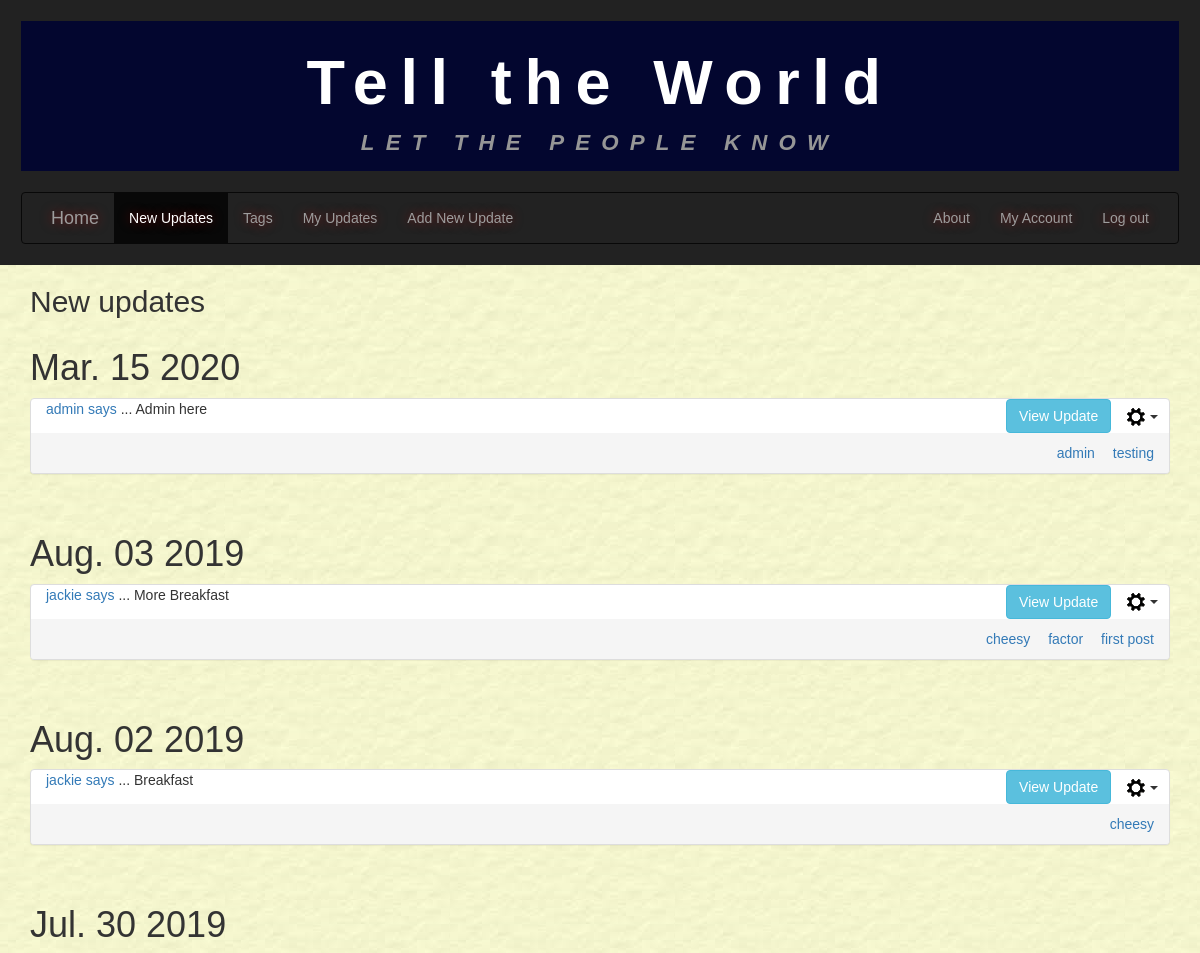
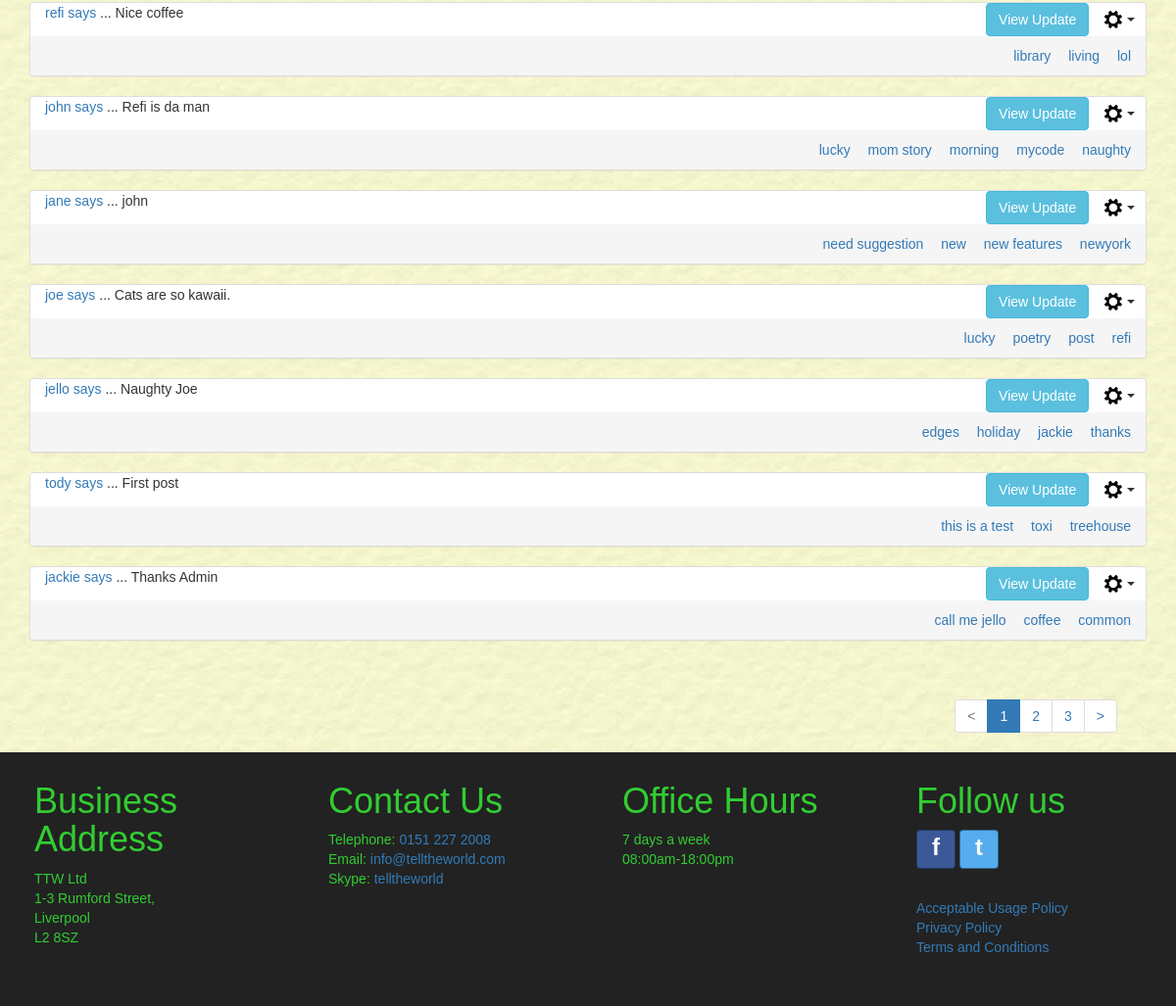
/newupdates/ (signed in), run on an earlier commit of the app's database (2 pictures, top to bottom).
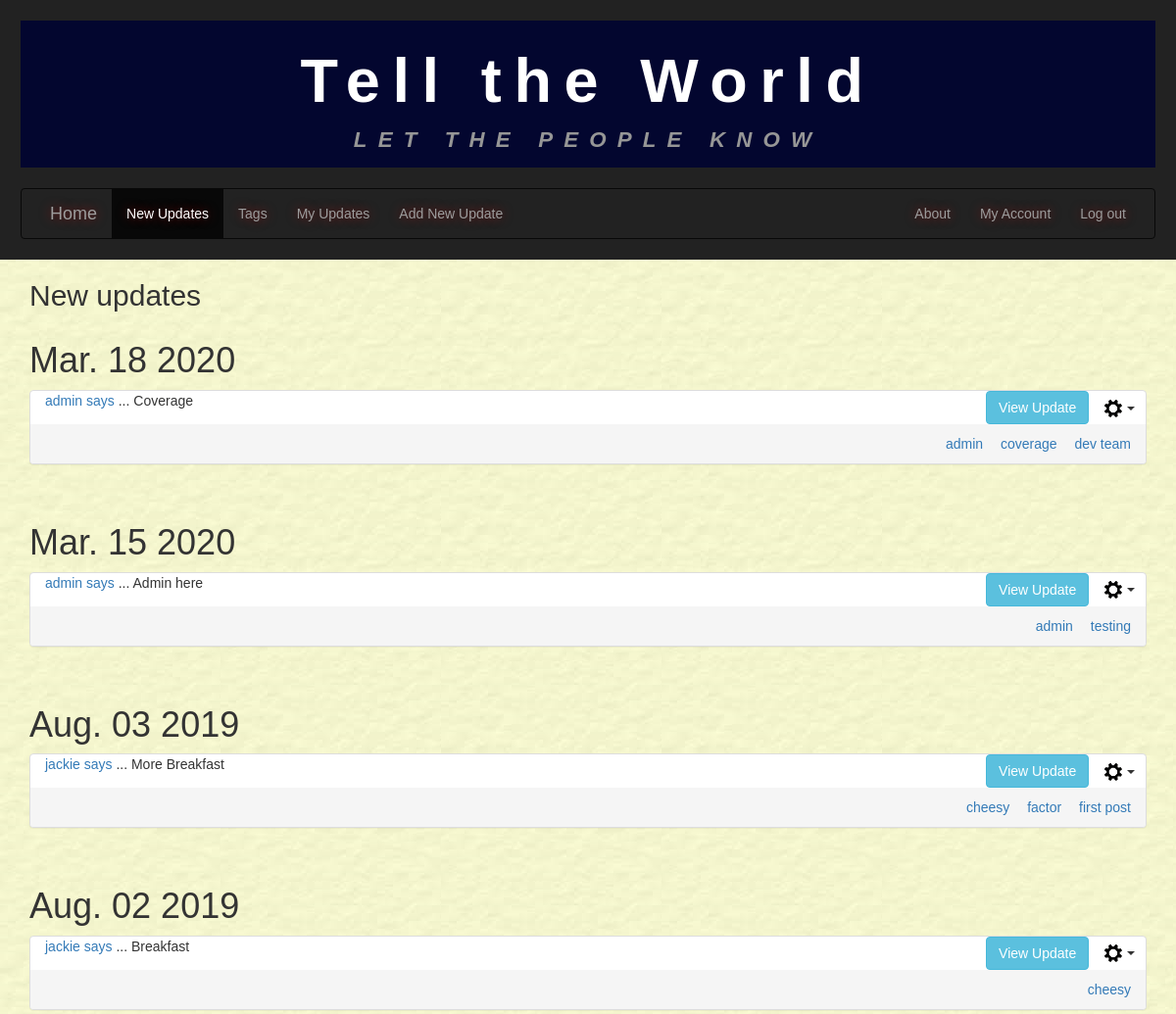
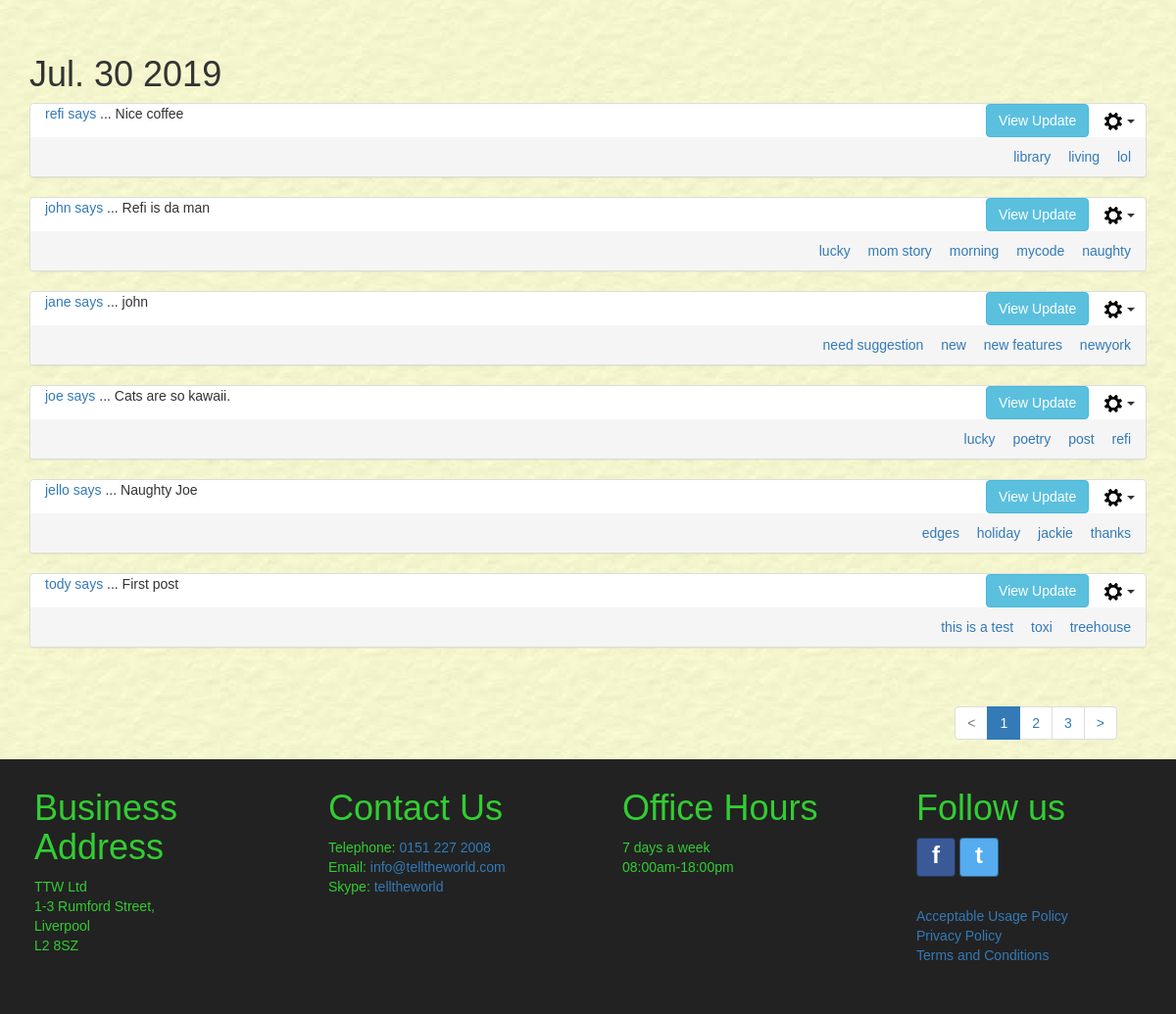
And on a later commit of the database (2 pictures, top to bottom).
### tellings/models.py (models this page shows, shortened)
class UserPost(models.Model):
    postID = models.AutoField(primary_key=True, db_column='postID')
    user = models.ForeignKey(settings.AUTH_USER_MODEL, on_delete=models.CASCADE,
                             db_column='user')
    dateOfPost = models.DateTimeField()
    postTitle = models.CharField(max_length=35)
    postText = models.CharField(max_length=255)
    dateOfEdit = models.DateTimeField(null=True, blank=True)
    @property
    def post_tags(self):
        tagmaps = Tagmap.objects.filter(postID=self.postID)
        tagList = sorted([tag.tagID.tagName for tag in tagmaps])
        return tagList
    class Meta:
        verbose_name = "UserPost"
        verbose_name_plural = "UserPosts"

class Tag(models.Model):
    tagID = models.AutoField(primary_key=True, db_column='tagID')
    tagName = models.CharField(max_length=15)
    class Meta:
        ordering = ['tagName']
        verbose_name = "Tag"
        verbose_name_plural = "Tags"

### tellings/views.py (the view, shortened to what this page needs)
# urls.py: path('newupdates/', NewUpdatesListView.as_view(), name='newupdates'),
class NewUpdatesListView(LoginRequiredMixin, generic.ListView):
    model = UserPost
    template_name = "tellings/newupdates_list.html"
    paginate_by = 10
    http_method_names = ['get']
    def blockedUsers(self):
        current_user = self.request.user
        blockedUsers = BlockedUser.objects.filter(blockedBy=current_user)
        return [blocked.blockedUser for blocked in blockedUsers]
    def userBlockedBy(self):
        current_user = self.request.user
        blockedBy = BlockedUser.objects.filter(blockedUser=current_user)
        return [blocked.blockedBy for blocked in blockedBy]
    def hiddenPosts(self):
        current_user = self.request.user
        hiddenPosts = HiddenPost.objects.filter(hideFrom=current_user)
        return [hidden.postID.postID for hidden in hiddenPosts]
    def posts_filtered_by_blocked(self):
        blockedUsers = self.blockedUsers()
        blockedBy = self.userBlockedBy()
        blockedList = list(set().union(blockedUsers, blockedBy))
        hiddenPosts = self.hiddenPosts()
        if blockedList:
            return UserPost.objects.exclude(user__in=blockedList).exclude(postID__in=hiddenPosts).order_by('-dateOfPost')
        else:
            return UserPost.objects.exclude(postID__in=hiddenPosts).order_by('-dateOfPost')
    def get_queryset(self):
        tagName_val = False
        username_val = False
        if 'tagName' in self.request.GET:
            tagName_val = self.request.GET.get('tagName', False)
            if not Tag.objects.filter(tagName=tagName_val).exists():
                return self.posts_filtered_by_blocked()
        if tagName_val:
            tag = Tag.objects.get(tagName=tagName_val)
            tagmaps = Tagmap.objects.filter(tagID=tag)
            postList = [tm.postID.postID for tm in tagmaps]
            filteredPosts = self.posts_filtered_by_blocked()
            if username_val:
                return filteredPosts.filter(postID__in=postList, user=user_id).order_by('-dateOfPost')
            else:
                return filteredPosts.filter(postID__in=postList).order_by('-dateOfPost')
        elif username_val:
            hiddenPosts = self.hiddenPosts()
            return UserPost.objects.filter(user=user_id).exclude(postID__in=hiddenPosts).order_by('-dateOfPost')
        else:
            return self.posts_filtered_by_blocked()
    def get_context_data(self, **kwargs):
        context = super(NewUpdatesListView, self).get_context_data(**kwargs)
        current_username = self.request.user.username
        if 'tagName' in self.request.GET:
            context['tagName'] = self.request.GET.get('tagName', '')
        if 'userName' in self.request.GET:
            context['userName'] = self.request.GET.get('userName', '')
        context['current_username'] = current_username
        return context

### tellings/templatetags/my_tags.py (called while the page is built)
@register.simple_tag(takes_context=True)
def param_replace(context, **kwargs):
    d = context['request'].GET.copy()
    for k, v in kwargs.items():
        d[k] = v
    for k in [k for k, v in d.items() if not v]:
        del d[k]
    return d.urlencode()

### tellings/templates/tellings/newupdates_list.html (shortened to what this page needs)
{% extends 'tellings/base.html' %}
{% block content %}
  <div class="container-fluid main-content">
    <div class="container allUserUpdates" id="userUpdates">
      <h2>New updates</h2>
        {% if userpost_list %}
        {% load static %}
        {% regroup userpost_list by dateOfPost|date:"M. d Y" as ordered_post_list  %}
        {% for mypost in ordered_post_list %}
        <div class="row">
          <h1>{{ mypost.grouper }}</h1>
          <div class="panel-group">
            {% for item in mypost.list %}
              <div class="panel panel-default" id="panel_post_{{ item.postID }}">
                <div class="panel-header">
                  <div class="col-sm-8 panel-postTitle">
                    <p><a href="{% url 'tellings:newupdates' %}?userName={{ item.user }}" name="{{ item.user }}">
                       {{ item.user }} says</a> ... <span id="postTitle_{{ item.postID }}">{{ item.postTitle }}</span></p>
                  </div>
                  <div class="col-sm-4 align-panel-text-right">
                    <button class="btn btn-info collapse_btn" data-toggle="collapse" data-target="#collapse{{ item.postID }}">View Update</button>
                    {% if current_username %}
                      {% if item.user.username == current_username %}
                        <div class="btn-group">
                          <button type="button" class="btn dropdown-toggle post-cog-btn" data-toggle="dropdown" aria-haspopup="true" aria-expanded="false">
                            <img src="{% static 'tellings/imgs/settings_cog.png' %}" alt="">
                            <span class = "caret"></span>
                          </button>
                        </div>
                      {% else %}
                      <div class="btn-group">
                        <button type="button" class="btn dropdown-toggle post-cog-btn" data-toggle="dropdown" aria-haspopup="true" aria-expanded="false">
                          <img src="{% static 'tellings/imgs/settings_cog.png' %}" alt="">
                          <span class = "caret"></span>
                        </button>
                    </div>
                      {% endif %}
                    {% endif %}
                  </div>
                </div>
                <div class="panel-footer align_between">
                  <span class="align-panel-footer-text-left last-edited-text">
                  </span>
                    <span class="align-panel-footer-text-right">
                  {% for tag in item.post_tags %}
                    <a class="tagLink" href="{% url 'tellings:newupdates' %}?tagName={{ tag }}" name="{{ tag }}">{{ tag }}</a>
                  {% endfor %}
                  </span>
                </div>
              </div>
              <br />
            {% endfor %}
          </div>
        </div>
        {% endfor %}
        {% else %}
        <div class="row white-inner-container">
          <br />
          <p>No results found.</p>
        </div>
        {% endif %}
    </div>
  </div>
{% endblock %}

What changed in the data, as far as the page shows it:
no longer on this page (row unchanged): UserPost: user "jackie", postTitle "Thanks Admin", shown under "Jul. 30 2019"
no longer on this page (row unchanged): Tag: post_tags "call me jello"
no longer on this page (row unchanged): Tag: post_tags "coffee"
no longer on this page (row unchanged): Tag: post_tags "common"
added UserPost: user "admin", postTitle "Coverage", post_tags "admin", shown under "Mar. 18 2020"
added Tag: post_tags "coverage"
added Tag: post_tags "dev team"
Also different on the page:
new list line: "Mar. 18 2020"
